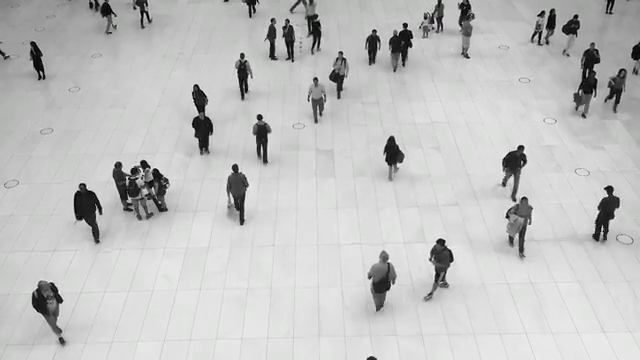
#> input picture frame 34 of Görüntü_işleme/OpenCV_cascade/test_videos/body.mp4.mp4, 640 x 360 px, given in place of videoplayback.mp4, which was not available
$ jupyter execute --allow-errors 'OpenCV temel işlemler.ipynb'   (text cells are left out)
#> lines starting #> are read from the running program, lines starting #| are printed output that depends on the picture; pictures that were not available may be replaced by others from this repository, and a replacement may not be noted
[cell 1]
import cv2
import numpy as np
cv2.namedWindow("resim",cv2.WINDOW_NORMAL)
img=cv2.imread("C:/kesim.jpg")
#> (the rest of this cell did not finish here and is left out)

[cell 2]
import cv2
import numpy as np
cv2.namedWindow("resim",cv2.WINDOW_NORMAL)
img=cv2.imread("C:/kesim.jpg")

#> (the rest of this cell did not finish here and is left out)

[cell 3]
#region of interest(ilgi alanı)

[cell 4]
import cv2
import numpy as np
cv2.namedWindow("resim",cv2.WINDOW_NORMAL)
img=cv2.imread("C:/kesim.jpg")

#> (the rest of this cell did not finish here and is left out)

[cell 5]
#aynı boyutta olmaları gerekiyor
import cv2
import numpy as np

circle=np.zeros((512,512,3),np.uint8)+255
cv2.circle(circle,(256,256),60,(255,0,0),-1)
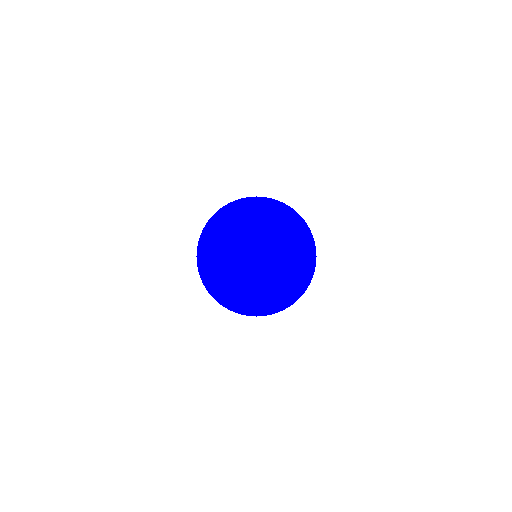
#> circle: shape (512, 512, 3); mean of channels 0, 1, 2 255, 244, 244; drawn as B, G, R

rectangle=np.zeros((512,512,3),np.uint8)+255
cv2.rectangle(rectangle, (150,150),(350,350),(0,0,255),-1)
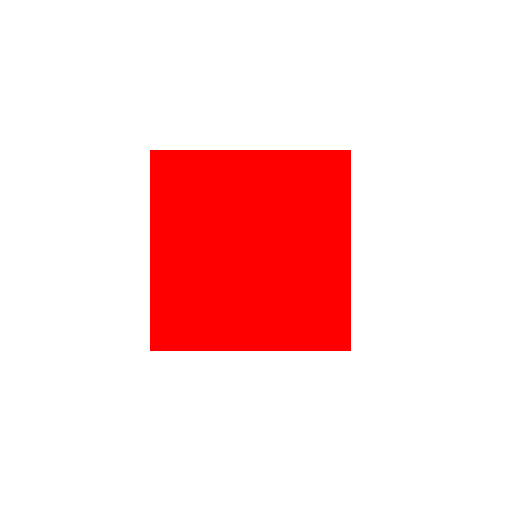
#> rectangle: shape (512, 512, 3); mean of channels 0, 1, 2 215.7, 215.7, 255; drawn as B, G, R

add=cv2.add(circle,rectangle)

cv2.imshow("circle",circle)
cv2.imshow("rectangle",rectangle)
cv2.imshow("add",add)
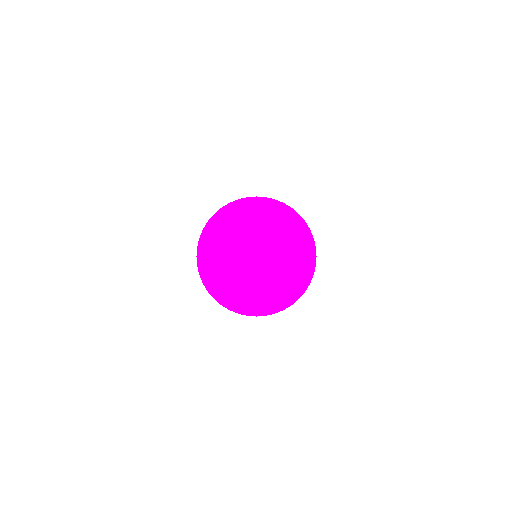
#> window 'add': shape (512, 512, 3); mean B, G, R 255, 244, 255

cv2.waitKey(0)
cv2.destroyAllWindows()

[cell 6]
import cv2
import numpy as np

circle=np.zeros((512,512,3),np.uint8)+255
cv2.circle(circle,(256,256),60,(255,0,0),-1)

rectangle=np.zeros((512,512,3),np.uint8)+255
cv2.rectangle(rectangle, (150,150),(350,350),(0,0,255),-1)


dst=cv2.addWeighted(circle,1.3, rectangle,1.7 ,0)


cv2.imshow("circle",circle)
cv2.imshow("rectangle",rectangle)
cv2.imshow("dst",dst)

cv2.waitKey(0)
cv2.destroyAllWindows()

[cell 7]
import cv2
import numpy as np

img=cv2.imread("C:/klon.jpg")

#> (the rest of this cell did not finish here and is left out)

[cell 8]
import cv2
import numpy as np

vid=cv2.VideoCapture("C:/videoplayback.mp4")


while True:
    ret,frame=vid.read()
#> frame is the input picture: shape (360, 640, 3); mean B, G, R 193.5, 193.8, 193.6
    frame=cv2.cvtColor(frame,cv2.COLOR_BGR2GRAY)
#> frame: shape (360, 640)
    if ret==False:
        break
    cv2.imshow("video",frame)#bgr
    if cv2.waitKey(10)& 0xFF== ord("q"):
#> (key q is pressed here)
        break

vid.release()
cv2.destroyAllWindows()

[cell 9]
import cv2
import numpy as np
import requests
url="https://192.168.1.63:8080//hot.jpg"
#> (the rest of this cell did not finish here and is left out)

[cell 10]
import cv2
import numpy as np

img_bilateral = cv2.imread("C:/klon.jpg")

#> (the rest of this cell did not finish here and is left out)

[cell 11]
import cv2
import numpy as np

img_filter = cv2.imread("C:/filter.png")

#> (the rest of this cell did not finish here and is left out)

[cell 12]
import cv2
import numpy as np

img_median = cv2.imread("C:/median.png")

#> (the rest of this cell did not finish here and is left out)

[cell 13]
import cv2
import numpy as np

img1 = cv2.imread("C:/bitwise_1.png")
img2 = cv2.imread("C:/bitwise_2.png")

bit_and = cv2.bitwise_and(img2,img1)
bit_or = cv2.bitwise_or(img2,img1)
bit_xor = cv2.bitwise_xor(img2,img1)
bit_not = cv2.bitwise_not(img1)
bit_not2 = cv2.bitwise_not(img2)

cv2.imshow("img1",img1)
cv2.imshow("img2",img2)
#cv2.imshow("bit_and",bit_and)
#cv2.imshow("bit_or",bit_or)
cv2.imshow("bit_xor",bit_xor)

cv2.waitKey(0)
cv2.destroyAllWindows()

[cell 14]
import cv2
import numpy as np

img = cv2.imread("C:/klon.jpg",0)#0siyah beyaz olması için
#> (the rest of this cell did not finish here and is left out)

[cell 15]
import cv2
import numpy as np

img = cv2.imread("C:/filter.png",0)
#> (the rest of this cell did not finish here and is left out)

[cell 16]
import cv2
import numpy as np
from matplotlib import pyplot as plt

img = cv2.imread("C:/filter.png",0)

ret,th1 = cv2.threshold(img,150,200,cv2.THRESH_BINARY)#resim,aralık,
#> (the rest of this cell did not finish here and is left out)

[cell 17]
import cv2
import numpy as np

img = cv2.imread("C:/klon.jpg",0)

kernel = np.ones((5,5),np.uint8)
# [4 lines of commented-out code are left out]
#> (the rest of this cell did not finish here and is left out)

[cell 18]
import cv2
import numpy as np
from matplotlib import pyplot as plt  # eğer yüklü değilse, cmd --> pip install matplotlib

img = cv2.imread("C:/smile.jpg")
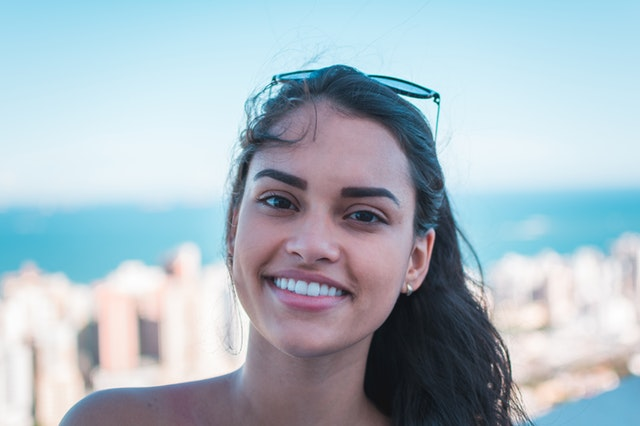
#> input picture Görüntü_işleme/OpenCV_cascade/car_cascade/n/smile.jpg, 640 x 426 px, found by its file name
#> img is the input picture: shape (426, 640, 3); mean B, G, R 195.2, 185.1, 169.2
b,g,r = cv2.split(img)
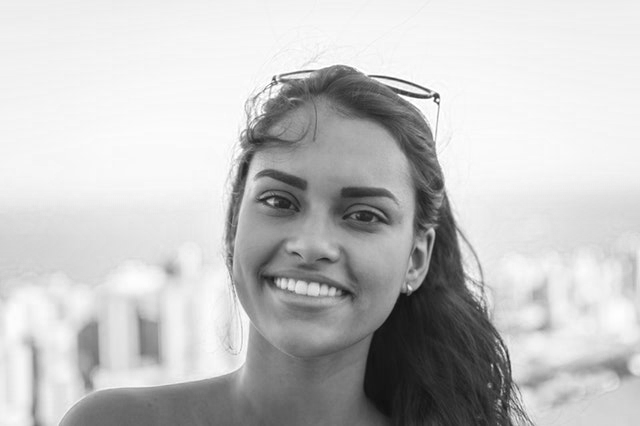
#> b: shape (426, 640); min 15, max 255, mean 195.2
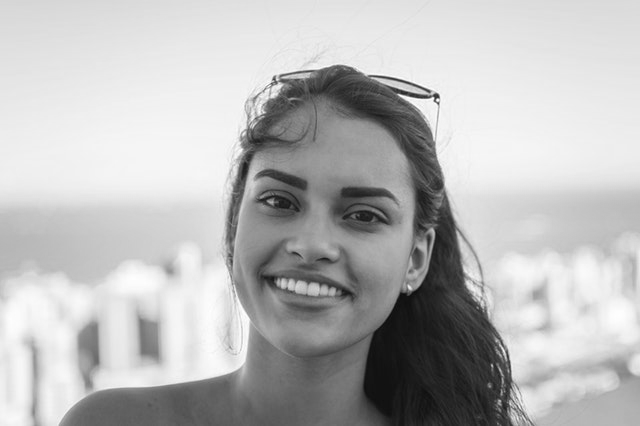
#> g: shape (426, 640); min 12, max 255, mean 185.1
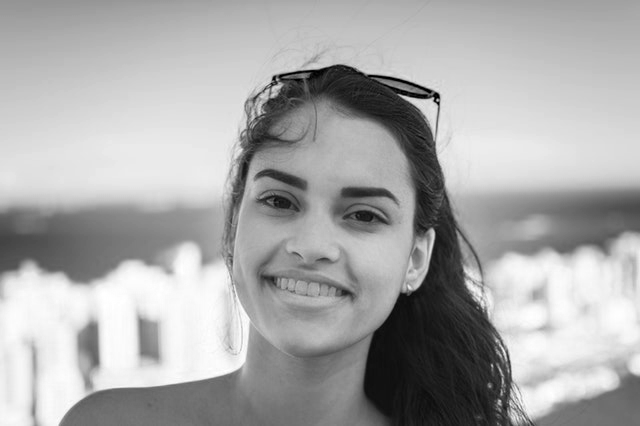
#> r: shape (426, 640); min 0, max 255, mean 169.2
cv2.imshow("img",img)

plt.hist(b.ravel(),256,[0,256])#tekbir satıra hist değerleri için ravel,
#0,256 ya kadar 256 değer olduğu
plt.hist(g.ravel(),256,[0,256])

plt.show()
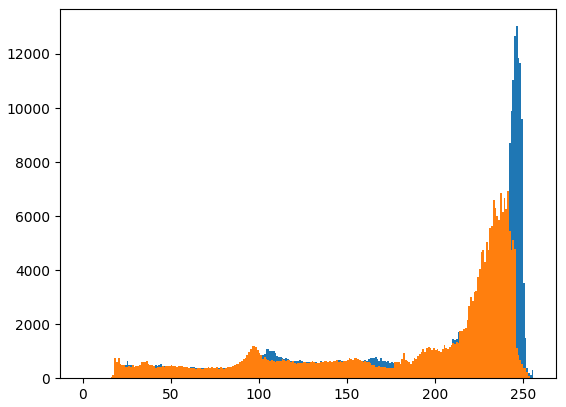
#> figure drawn by matplotlib, 1 panel; tallest bar 13028 high, from x = 246 to 247; tallest bar 6927 high, from x = 241 to 242

cv2.waitKey(0)
cv2.destroyAllWindows()

$ run again, starting later in the video
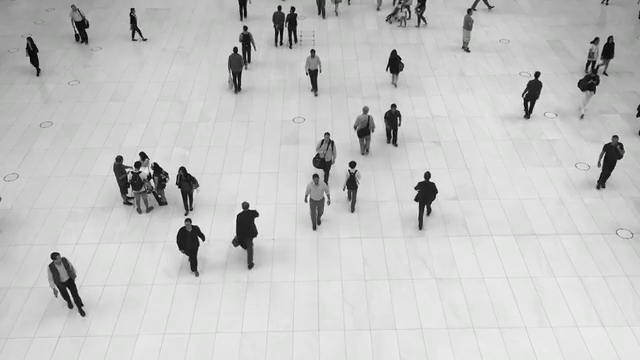
#> input picture frame 153 of Görüntü_işleme/OpenCV_cascade/test_videos/body.mp4.mp4, 640 x 360 px, given in place of videoplayback.mp4, which was not available
#> frame is the input picture: shape (360, 640, 3); mean B, G, R 196.6, 196.9, 196.7
#> frame: shape (360, 640)
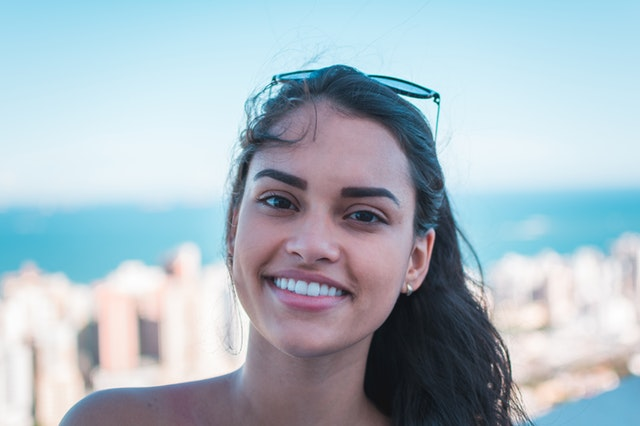
#> input picture Görüntü_işleme/OpenCV_cascade/car_cascade/n/smile.jpg, 640 x 426 px, found by its file name
#> img is the input picture: shape (426, 640, 3); mean B, G, R 195.2, 185.1, 169.2

$ run again, starting later in the video
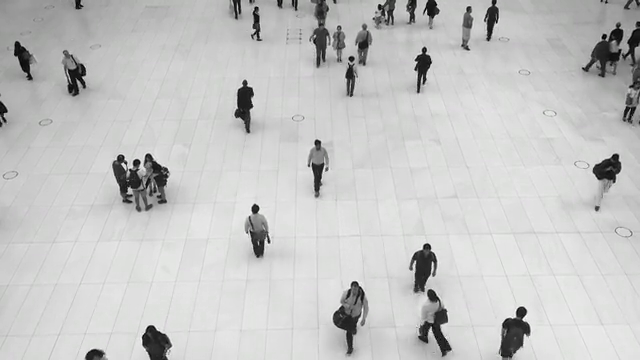
#> input picture frame 272 of Görüntü_işleme/OpenCV_cascade/test_videos/body.mp4.mp4, 640 x 360 px, given in place of videoplayback.mp4, which was not available
#> frame is the input picture: shape (360, 640, 3); mean B, G, R 196.9, 197.3, 197
#> frame: shape (360, 640)
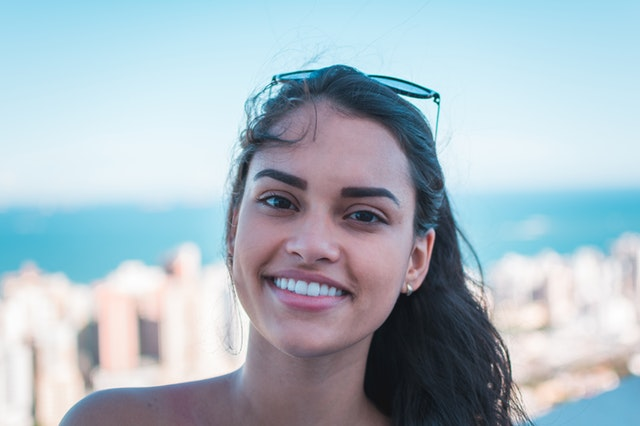
#> input picture Görüntü_işleme/OpenCV_cascade/car_cascade/n/smile.jpg, 640 x 426 px, found by its file name
#> img is the input picture: shape (426, 640, 3); mean B, G, R 195.2, 185.1, 169.2
